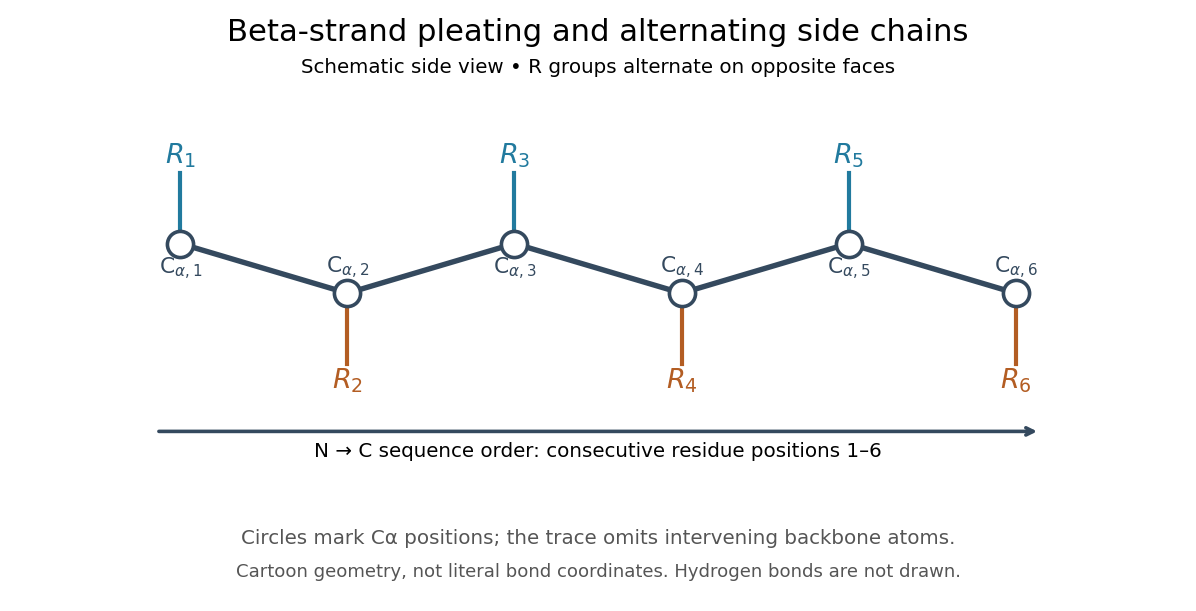

This figure's Python source:
"""Original pleating cartoon; write an opaque white basename PNG in CWD.

Tested with Python 3.14.4, NumPy 2.3.5, Matplotlib 3.10.7.
Only consecutive C-alpha positions and generic R groups are marked.
The connecting trace summarizes the backbone, not individual atomic bonds.
No hydrogen bonds are drawn to the marked carbon positions.
"""

from pathlib import Path

import matplotlib

matplotlib.use("Agg")
import matplotlib.pyplot as plt
import numpy as np


def main():
    x = np.arange(1, 7, dtype=float)
    signs = np.where(np.arange(6) % 2 == 0, 1, -1)
    y = 0.28 * signs
    fig, ax = plt.subplots(figsize=(9.2, 4.7), facecolor="white")
    ax.set_facecolor("white")
    ax.plot(x, y, color="#34495e", lw=3, zorder=1)
    ax.scatter(x, y, s=210, facecolors="white", edgecolors="#34495e", lw=2, zorder=3)
    for index, (xi, yi, sign) in enumerate(zip(x, y, signs), start=1):
        color = "#217a9e" if sign == 1 else "#b35d23"
        end = yi + 0.80 * sign
        ax.plot((xi, xi), (yi, end), color=color, lw=2.3, zorder=2)
        ax.text(xi, end + 0.19 * sign, f"$R_{index}$", color=color,
                fontsize=15, ha="center", va="center")
        ax.text(xi, yi - 0.29 * sign, rf"$\mathrm{{C}}_{{\alpha,{index}}}$",
                ha="center", va="center", fontsize=12, color="#34495e")
    ax.annotate("", xy=(6.15, -1.84), xytext=(0.85, -1.84),
                arrowprops={"arrowstyle": "->", "lw": 2, "color": "#34495e"})
    ax.text(3.5, -2.13, "N → C sequence order: consecutive residue positions 1–6",
            ha="center", fontsize=11)
    ax.set_xlim(0.35, 6.65)
    ax.set_ylim(-2.35, 1.65)
    ax.axis("off")
    fig.subplots_adjust(left=0.06, right=0.94, bottom=0.22, top=0.80)
    fig.suptitle("Beta-strand pleating and alternating side chains", fontsize=17, y=0.97)
    fig.text(0.5, 0.88, "Schematic side view • R groups alternate on opposite faces",
             ha="center", fontsize=11)
    fig.text(0.5, 0.11, "Circles mark Cα positions; the trace omits intervening backbone atoms.",
             ha="center", fontsize=11, color="#555555")
    fig.text(0.5, 0.055, "Cartoon geometry, not literal bond coordinates. Hydrogen bonds are not drawn.",
             ha="center", fontsize=10, color="#555555")
    fig.savefig(Path(__file__).with_suffix(".png").name, dpi=130,
                facecolor="white", transparent=False)
    plt.close(fig)


if __name__ == "__main__":
    main()
